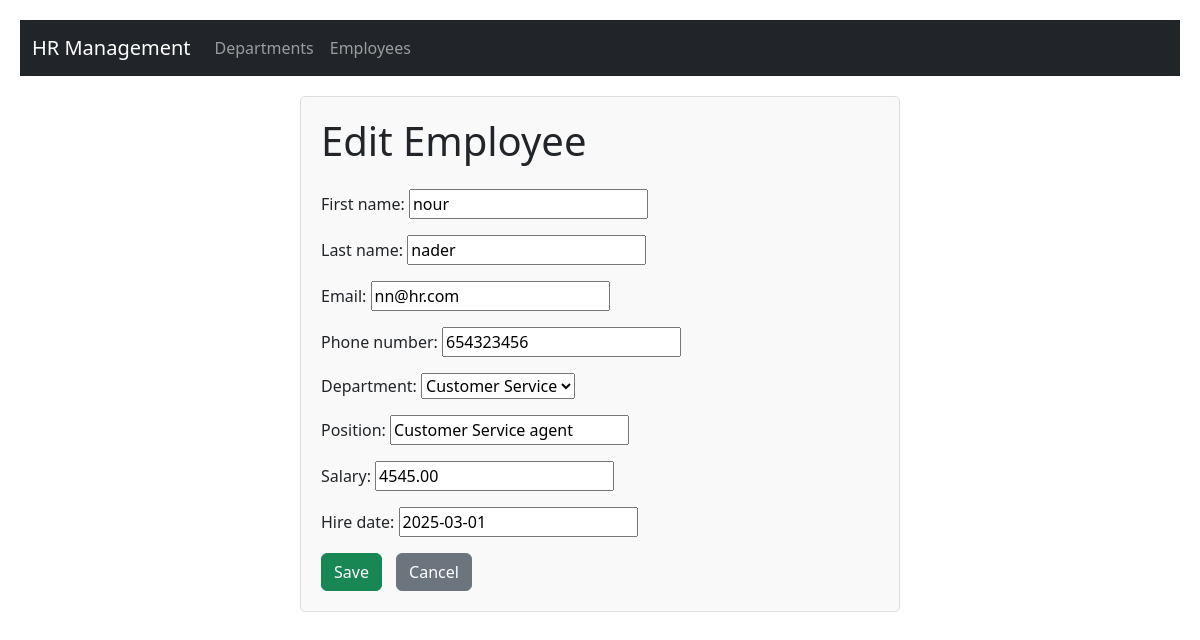
The app's page /hr/employees/edit/2/ with its own data.
### hr/models.py (models this page shows, shortened)
class Employee(models.Model):
    first_name = models.CharField(max_length=100)
    last_name = models.CharField(max_length=100)
    email = models.EmailField()
    phone_number = models.CharField(max_length=15)
    department = models.ForeignKey(Department, on_delete=models.CASCADE)
    position = models.CharField(max_length=100)
    salary = models.DecimalField(max_digits=10, decimal_places=2)
    hire_date = models.DateField()

### hr/views.py (the view)
# urls.py: path('employees/edit/<int:pk>/', views.employee_edit, name='employee_edit'),
def employee_edit(request, pk):
    employee = get_object_or_404(Employee, pk=pk)
    if request.method == 'POST':
        form = EmployeeForm(request.POST, instance=employee)
        if form.is_valid():
            form.save()
            return redirect('employee_list')
    else:
        form = EmployeeForm(instance=employee)
    return render(request, 'hr/employee_form.html', {'form': form})

### hr/forms.py
class EmployeeForm(forms.ModelForm):
    class Meta:
        model = Employee
        fields = ['first_name', 'last_name', 'email', 'phone_number', 'department', 'position', 'salary', 'hire_date']

### hr/models.py (called while the page is built)
    def __str__(self):
        return self.name

### hr/templates/hr/employee_form.html (shortened to what this page needs)
{% extends 'hr/base.html' %}
{% block content %}
<div class="form-container">
    <h1 class="mb-4">{% if form.instance.pk %}Edit Employee{% else %}Add Employee{% endif %}</h1>
    <form method="post">
        {{ form.as_p }}
        <button type="submit" class="btn btn-success">Save</button>
        <a href="{% url 'employee_list' %}" class="btn btn-secondary">Cancel</a>
    </form>
</div>
{% endblock %}

### hr/static/css/styles.css (style rules this page uses)
.form-container { max-width: 600px; margin: 0 auto; padding: 20px; border: 1px solid #ddd; border-radius: 5px; background-color: #f9f9f9; }
.form-container h1 { margin-bottom: 20px; }
.form-container .btn { margin-right: 10px; }
body { padding: 20px; }
.form-container { max-width: 600px; margin: 0 auto; }

### records on screen
Employee: first_name "nour", last_name "nader", email "nn@hr.com", phone_number "654323456", department "Customer Service", position "Customer Service agent", salary "4545.00", hire_date "2025-03-01"
